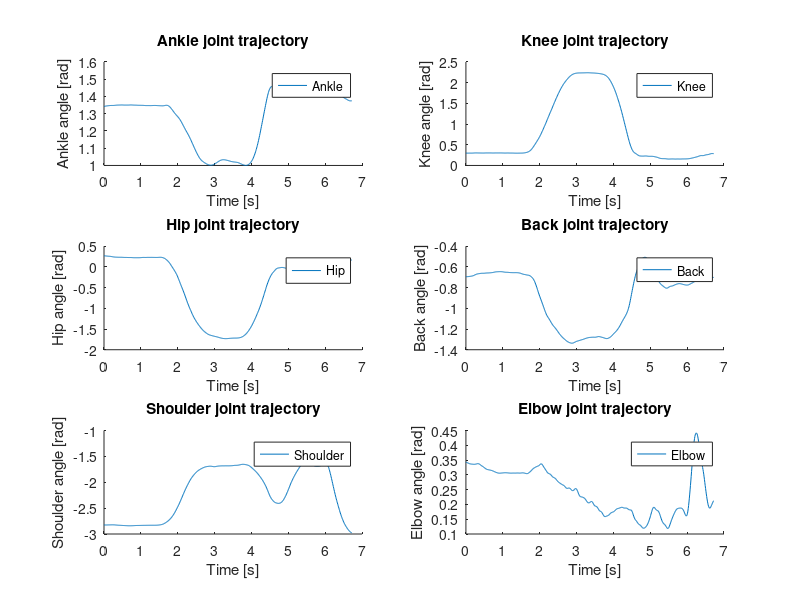
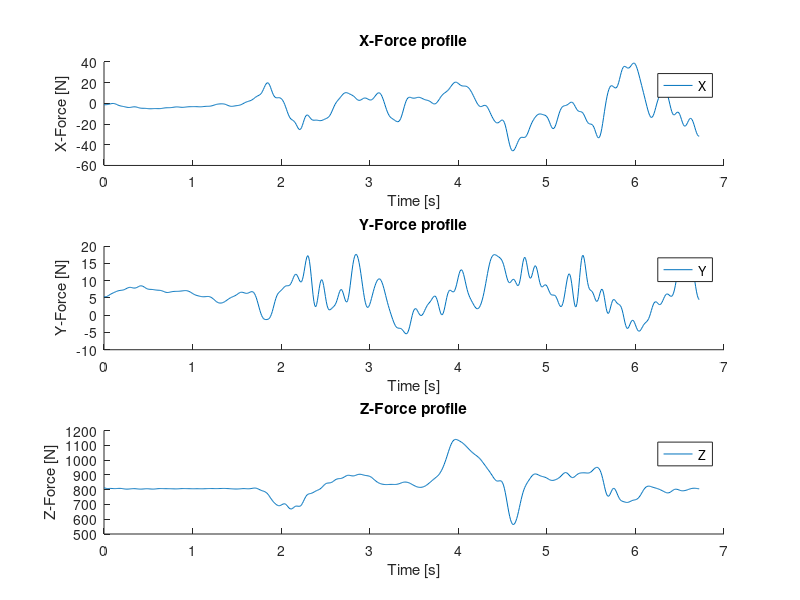

Source code (MATLAB) for these figures, in order: (Note: this script raises an error after producing the figures.)
clear all; close all; clc;

% Add model functions to path
addpath('../../src/Model/');

% Load clean data
load Subject1_Filip_Clean.mat
load Subject1_Filip_Segmented_1.mat

% Extract forces
fnames = fieldnames(Forceplate);
for ii = 1 : length(fnames)
    Forceplate.(fnames{ii}) = Forceplate.(fnames{ii})(segmentindices(1):segmentindices(2), :);
end

% Extract markers
msetnames = fieldnames(Markers);
for ii = 1 : length(msetnames)
    mnames = fieldnames(Markers.(msetnames{ii}));    
    for jj = 1 : length(mnames)
        Markers.(msetnames{ii}).(mnames{jj})  = Markers.(msetnames{ii}).(mnames{jj})(segmentindices(1):segmentindices(2), :);
    end
end

% Extract angles
q = q(:, segmentindices(1):segmentindices(2));

% Time vector
Ts = 0.01;
Time = 0:Ts:(size(q,2)-1)*Ts;

% Get lengths vector
L = [param.L1,param.L2,param.L3,param.L4,param.L5,param.L6];

%% Plot all joint profiles

% Joint names
Joints = {'Ankle', 'Knee', 'Hip', 'Back', 'Shoulder', 'Elbow'};

% How many rows
figcols = 2;
figrows = 3;

figure;

for ii = 1 : figrows
    for jj = 1 : figcols
        
        % Current joint/plot
        curr = jj + (ii-1)*figcols;
        
        % Create subplot grid in row major order
        subplot(figrows, figcols, curr)
        hold on;
        
        % Plot joint profile
        plot(Time, q(curr,:), 'DisplayName', Joints{curr});
        
        % Labels
        xlabel('Time [s]');
        ylabel([Joints{curr} ' angle [rad]']);
        title([Joints{curr} ' joint trajectory']);
        legend;
    end
end

%% Plot Force Profiles

% Forceplate names
Forcenames = {'X', 'Y' 'Z'};

% How many rows
figcols = 1;
figrows = 3;

figure;

for ii = 1 : figrows
    for jj = 1 : figcols
        
        % Current joint/plot
        curr = jj + (ii-1)*figcols;
        
        % Create subplot grid in row major order
        subplot(figrows, figcols, curr)
        hold on;
        
        % Plot force profile
        plot(Time, Forceplate.Forces(:,curr), 'DisplayName', Forcenames{curr});

        % Labels
        xlabel('Time [s]');
        ylabel([Forcenames{curr} '-Force [N]']);
        title([Forcenames{curr} '-Force profile']);
        legend;
    end
end


%% Plot Z force and height of box

% How many rows
figcols = 1;
figrows = 2;

figure;

% subplot(figrows, figcols, 1);
% plot(Time, Forceplate.Forces(:,3), 'DisplayName', Forcenames{3});
% xlabel('Time [s]');
% ylabel([Forcenames{3} '-Force [N]']);
% title([Forcenames{3} '-Force profile']);
% legend;
% 
% subplot(figrows, figcols, 2)
% plot(Time, Markers.BOX.FARR(:, 2), 'DisplayName', 'BoxHeight');
% xlabel('Time [s]');
% ylabel(['Height [m]']);
% title(['Box height profile']);
% legend;
yyaxis left;
plot(Time, Forceplate.Forces(:,3), 'DisplayName', Forcenames{3});
ylabel([Forcenames{3} '-Force [N]']);
yyaxis right;
hold on;
plot(Time, Markers.BOX.FARR(:, 2), 'DisplayName', 'BoxHeight');
mm = [min(Markers.BOX.FARR(:, 2)), max(Markers.BOX.FARR(:, 2))];
% plot([Time(362) Time(362)], mm, '--', 'HandleVisibility', 'Off');
% plot([Time(555) Time(555)], mm, '--', 'HandleVisibility', 'Off');
plot([Time(362) Time(362)], mm, '--', 'DisplayName', 'LiftOff', 'Color', [1 0 1]);
plot([Time(555) Time(555)], mm, '--', 'DisplayName', 'DropOff', 'Color', [0.8 0 0.8]);
ylabel(['Height [m]']);
legend;
title('Box height and vertical force profiles');

%% Get graphic input
ptimes = ginput;

% Indices
si = floor(ptimes(:, 1) / Ts);

%
Animate_nDOF(q(:, si(1):si(2)), L, Ts)